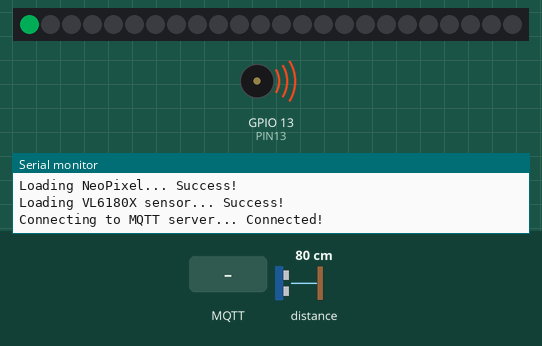
The sketch below on a simulated ESP8266 (NodeMCU). On the bench: 24 RGB LEDs in strip order, left to right, buzzer (waves = sounding), the last lines printed to the serial monitor. Inputs (shaded band) come from the test bench; at power-on: distance to the obstacle 80 cm. Dim RGB values are drawn brighter than linear; WiFi joins after 1.5 s; servers stay silent unless stated; no MQTT or app messages arrive unless stated.

Above: at 3.63 s.
At 4.7 s:
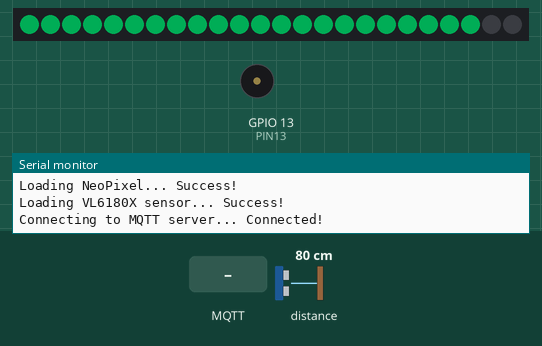
4.8 s: distance to the obstacle set to 250 cm
7.8 s: distance to the obstacle set to 2 cm
At 9.2 s:
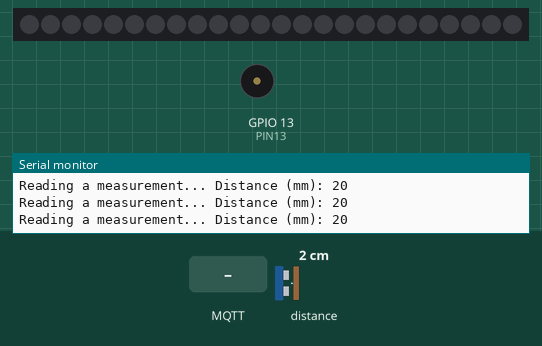
9.5 s: MQTT message "ping" arrives on the first subscribed topic
Timing chart, 0 to 12.5 s (numbered marks = the images above; inputs shaded):
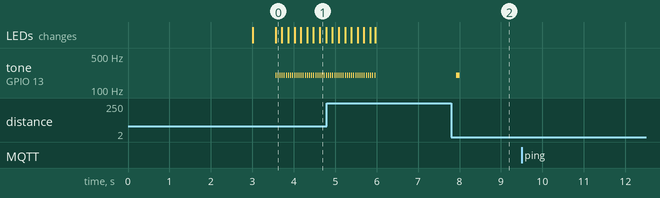

The sketch:

VL53L0X.ino
```cpp
/*
Arduino ESP8266 WiFi and MQTT
*/

#include <ESP8266WiFi.h>
#include <PubSubClient.h>
#include <Wire.h>
#include "Adafruit_VL53L0X.h"
#include <Adafruit_NeoPixel.h>
#ifdef __AVR__
#include <avr/power.h>
#endif
#define PIN            2
#define PIN13          13
#define NUMPIXELS      24

// Update these with values suitable for your network.
//WiFi
const char* ssid = "MyExactNet";
const char* password = "MyExactNetPassword";
//MQTT
const char* mqtt_server = "192.168.4.1";
const int mqtt_port = 1883;
//Buzzer
const int speakerOut = 13; // Put speaker through 220 ohm on pin 13.
const int frequency = 200; // A6
const int tonePlay = 80; // half a second tone
//Time Of FLight
Adafruit_NeoPixel pixels = Adafruit_NeoPixel(NUMPIXELS, PIN, NEO_GRB + NEO_KHZ800);
Adafruit_VL53L0X vl = Adafruit_VL53L0X();


WiFiClient espClient;
PubSubClient client(espClient);

const char* clientID; //Filled with mac address, unused, but kept in case of future functionality requiring it.
String clientIDstr; //String containing mac address, used in conjunction with message building
String IP; //String containing IP address.
String HOSTNAME; //String containing HOSTNAME.

String configID = "cube3";

uint8_t previousRange;

void setup() {
  Serial.begin(115200);
  Serial.println("Starting WiFi...");
  delay(1000);
  setup_wifi();
  client.setServer(mqtt_server, mqtt_port);
  client.setCallback(callback);

  //Buzzer setup--------------------
  pinMode(speakerOut, OUTPUT);

  //NoePixel Setup-----------------------------------
  pixels.begin(); // This initializes the NeoPixel library.
  Serial.println("Loading NeoPixel... Success!");
  delay(500); // a second delay.

  //Time Of Flight Setup------------------------------
  Serial.begin(115200);

  // wait for serial port to open on native usb devices
  while (!Serial) {
    delay(500);
  }

  if (! vl.begin()) {
    Serial.println(F("Failed to find VL6180X sensor"));
    while (1);
  }

  Serial.println(F("Loading VL6180X sensor... Success!"));
}//End of setup

void setup_wifi() {
  delay(500);
  // We start by connecting to a WiFi network
  Serial.println();
  Serial.print("Connecting to ");
  Serial.println(ssid);

  WiFi.begin(ssid, password);

  while (WiFi.status() != WL_CONNECTED) {
    delay(100);
    Serial.print(".");
  }
  Serial.println("");
  Serial.println("WiFi connected");
  IP = WiFi.localIP().toString();
  Serial.println("IP address: " + IP);
  clientIDstr = WiFi.macAddress();
  clientID = clientIDstr.c_str();
  Serial.println("MAC address: " + clientIDstr);
  HOSTNAME = WiFi.hostname();
  Serial.println("Hostname: " + HOSTNAME);
}

void callback(char* topic, byte* payload, unsigned int length) {
  Serial.print("New message arrived [");
  Serial.print(topic);
  Serial.print("] ");

  char* topicElement;
  topicElement = strtok(topic, "/");

  while(topicElement != NULL){
    Serial.println(topicElement);
    if(strcmp(topicElement, "ping") == 0){
      //Serial.println("Ping event space entered!");
      ping_event(payload);
    }else if(strcmp(topicElement,"action") == 0){
      action_event(topicElement, payload);
    }else if(strcmp(topicElement,"get") == 0){
      get_event(topicElement);
    }
    topicElement = strtok(NULL, "/");
  }
}

void get_event(char* topicElement){
  while(topicElement != NULL){
    topicElement = strtok(NULL, "/");
  }
}

void action_event(char* topicElement, byte* payload){
  while(topicElement != NULL){
    if(strcmp(topicElement, "led") == 0){
        if ((char)payload[0] == '1') {
          lightsOn();
        }else{
          lightsOff();
        }
    }
    topicElement = strtok(NULL, "/");
  }
}//End of action_event

void ping_event(byte* payload){
  Serial.print("Ping event received & ");
  if ((char)payload[0] == '1') {
    client.publish(("unity/device/" + clientIDstr + "/ping").c_str(), "1");
    Serial.print("returned.\n");
  }else{
    Serial.print("disconnecting WiFi in 3 sec...");
    delay(3000);
    client.disconnect();
  }
}//End of ping_event

void reconnect() {
  // Loop until we're reconnected
  while (!client.connected()) {
    Serial.print("Connecting to MQTT server... ");
    // Attempt to connect
    if (client.connect(clientID)) {
      Serial.println("Connected!");
      // Once connected, publish an announcement to unity: unity/connect/device-id
      client.publish(("unity/connect/"+clientIDstr+"/"+configID).c_str(), "1");
      // Then Subcribe to everything client-id/#
      client.subscribe((clientIDstr + "/#").c_str());
    } else {
      Serial.print("failed, rc=");
      Serial.print(client.state());
      Serial.println("Retrying in 5 seconds...");
      // Wait 5 seconds before retrying
      delay(5000);
    }
  }
  lightsConnected(50);
}

void loop() {
  VL53L0X_RangingMeasurementData_t measure;
  if (!client.connected()) {
    reconnect();
  }
  Serial.print("Reading a measurement... ");
  vl.rangingTest(&measure, false); // pass in 'true' to get debug data printout!

  if (measure.RangeStatus != 4) {  // phase failures have incorrect data
    Serial.print("Distance (mm): "); Serial.println(measure.RangeMilliMeter);
  } else {
    Serial.println(" out of range ");
  }

  client.loop();
  if (measure.RangeMilliMeter < 100 && previousRange >= 100) {
    client.publish(("unity/device/" + clientIDstr + "/event/button").c_str(), "1");
    lightsOff();
  }

  else if((measure.RangeMilliMeter >= 100) && previousRange < 100){
    client.publish(("unity/device/" + clientIDstr + "/event/button").c_str(), "0");
  }

  previousRange = measure.RangeMilliMeter;

  delay(100);
}//End of loop

void lightsOn() {
  for(int i=0;i<NUMPIXELS;i++){
      // pixels.Color takes RGB values, from 0,0,0 up to 255,255,255
      pixels.setPixelColor(i, pixels.Color(0,50,25)); // Moderately bright green color.
      pixels.show(); // This sends the updated pixel color to the hardware.
   }
   tone(PIN13, frequency, 80);
}//End of lightsOn

void lightsOff(){
  for(int i=0;i<NUMPIXELS;i++){
      // pixels.Color takes RGB values, from 0,0,0 up to 255,255,255
      pixels.setPixelColor(i, pixels.Color(0,0,0)); // Moderately bright green color.
      pixels.show(); // This sends the updated pixel color to the hardware.
   }
   tone(PIN13, frequency, 80);
}//End of lightsOff

void lightsConnected(int delayval) {
  for(int i=0;i<NUMPIXELS;i++){
      // pixels.Color takes RGB values, from 0,0,0 up to 255,255,255
      pixels.setPixelColor(i, pixels.Color(0,50,25)); // Moderately bright green color.
      pixels.show(); // This sends the updated pixel color to the hardware.
      tone(PIN13, frequency, 20);
      delay(delayval); // Delay for a period of time (in milliseconds).
      }
   for(int i=0;i<NUMPIXELS;i++){
      // pixels.Color takes RGB values, from 0,0,0 up to 255,255,255
      pixels.setPixelColor(i, pixels.Color(0,0,0)); // Moderately bright green color.
      pixels.show(); // This sends the updated pixel color to the hardware.
      tone(PIN13, frequency, 20);
      delay(delayval); // Delay for a period of time (in milliseconds).
   }
}//End of lightsConnected
```

Measured:
- after the input at 7.8 s, tone on GPIO 13 (PIN13): silent → 200 Hz after 0.12 s, → silent 0.08 s later
- by itself, tone on GPIO 13 (PIN13): alternates 200 Hz for 0.02 s and silent for 0.03 s, 47 changes in all, then stays silent
